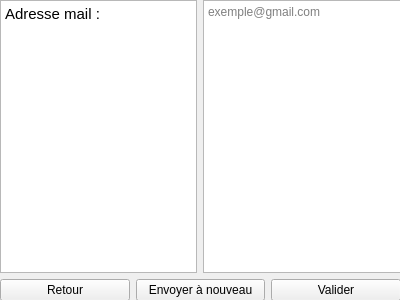
<?xml version="1.0" encoding="UTF-8"?>
<ui version="4.0">
 <class>Invitation</class>
 <widget class="QDialog" name="Invitation">
  <property name="geometry">
   <rect>
    <x>0</x>
    <y>0</y>
    <width>400</width>
    <height>300</height>
   </rect>
  </property>
  <property name="windowTitle">
   <string>Dialog</string>
  </property>
  <widget class="QDialogButtonBox" name="buttonBox">
   <property name="geometry">
    <rect>
     <x>30</x>
     <y>240</y>
     <width>341</width>
     <height>32</height>
    </rect>
   </property>
   <property name="orientation">
    <enum>Qt::Horizontal</enum>
   </property>
   <property name="standardButtons">
    <set>QDialogButtonBox::Cancel|QDialogButtonBox::Ok</set>
   </property>
  </widget>
  <widget class="QWidget" name="verticalLayoutWidget">
   <property name="geometry">
    <rect>
     <x>0</x>
     <y>0</y>
     <width>401</width>
     <height>301</height>
    </rect>
   </property>
   <layout class="QVBoxLayout" name="verticalLayout">
    <item>
     <layout class="QHBoxLayout" name="horizontalLayout_2">
      <item>
       <widget class="QTextBrowser" name="textBrowser">
        <property name="html">
         <string>&lt;!DOCTYPE HTML PUBLIC &quot;-//W3C//DTD HTML 4.0//EN&quot; &quot;http://www.w3.org/TR/REC-html40/strict.dtd&quot;&gt;
&lt;html&gt;&lt;head&gt;&lt;meta name=&quot;qrichtext&quot; content=&quot;1&quot; /&gt;&lt;style type=&quot;text/css&quot;&gt;
p, li { white-space: pre-wrap; }
&lt;/style&gt;&lt;/head&gt;&lt;body style=&quot; font-family:'Ubuntu'; font-size:11pt; font-weight:400; font-style:normal;&quot;&gt;
&lt;p style=&quot; margin-top:0px; margin-bottom:0px; margin-left:0px; margin-right:0px; -qt-block-indent:0; text-indent:0px;&quot;&gt;Adresse mail :&lt;/p&gt;&lt;/body&gt;&lt;/html&gt;</string>
        </property>
       </widget>
      </item>
      <item>
       <widget class="QTextEdit" name="mail">
        <property name="placeholderText">
         <string>exemple@gmail.com</string>
        </property>
       </widget>
      </item>
     </layout>
    </item>
    <item>
     <layout class="QHBoxLayout" name="horizontalLayout">
      <item>
       <widget class="QPushButton" name="Retour">
        <property name="text">
         <string>Retour</string>
        </property>
       </widget>
      </item>
      <item>
       <widget class="QPushButton" name="envoyer_a_nouveau">
        <property name="text">
         <string>Envoyer à nouveau</string>
        </property>
       </widget>
      </item>
      <item>
       <widget class="QPushButton" name="valider">
        <property name="text">
         <string>Valider</string>
        </property>
       </widget>
      </item>
     </layout>
    </item>
   </layout>
  </widget>
 </widget>
 <resources/>
 <connections>
  <connection>
   <sender>buttonBox</sender>
   <signal>accepted()</signal>
   <receiver>Invitation</receiver>
   <slot>accept()</slot>
   <hints>
    <hint type="sourcelabel">
     <x>248</x>
     <y>254</y>
    </hint>
    <hint type="destinationlabel">
     <x>157</x>
     <y>274</y>
    </hint>
   </hints>
  </connection>
  <connection>
   <sender>buttonBox</sender>
   <signal>rejected()</signal>
   <receiver>Invitation</receiver>
   <slot>reject()</slot>
   <hints>
    <hint type="sourcelabel">
     <x>316</x>
     <y>260</y>
    </hint>
    <hint type="destinationlabel">
     <x>286</x>
     <y>274</y>
    </hint>
   </hints>
  </connection>
 </connections>
</ui>
